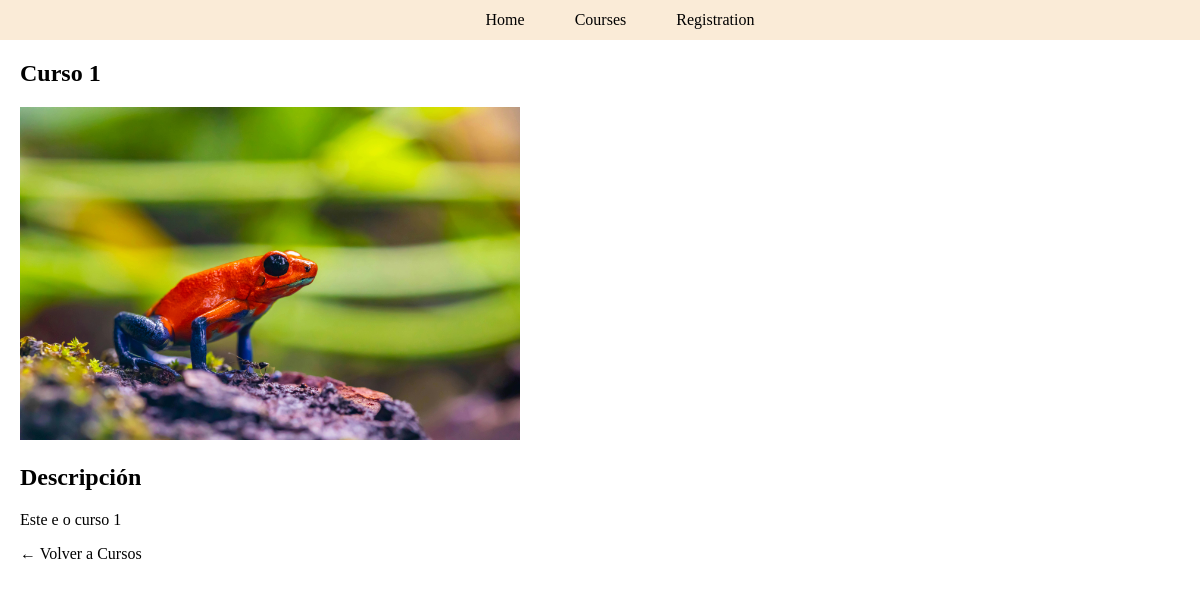
Page /courses/3/ on the committed database.
### courses/models.py (models this page shows)
class Course(models.Model):
 name = models.CharField(max_length=100)
 description = models.CharField(max_length=250)
 image = models.ImageField(upload_to='course_images/')

### courses/views.py (the view)
# urls.py: path('courses/<int:pk>/', views.course_detail, name='course_detail'),
def course_detail(request, pk):
    course = get_object_or_404(Course, pk=pk)
    return render(request, 'courses/course_detail.html', {
        'course': course
    })

### courses/templates/courses/course_detail.html (shortened to what this page needs)
{% extends "courses/base.html" %}
{% load static %}
{% block contenido %}
    <section>
        <h1>{{ course.name }}</h1>
        {% if course.image %}
            <img src="{{ course.image.url }}" alt="Foto de {{ course.name }}" style="max-width: 500px; height: auto;">
        {% else %}
            <p>No hay imagen disponible.</p>
        {% endif %}
        <h2>Descripción</h2>
        <p>{{ course.description }}</p>
        <a href="{% url 'courses' %}">← Volver a Cursos</a>
    </section>
{% endblock %}

### courses/static/courses/css/style.css (style rules this page uses)
body { margin: 0%; }
a { text-decoration: none; color: inherit; }
section { margin-left: 20px; }

### rows in the picture
Course: name "Curso 1", image (picture), description "Este e o curso 1"
